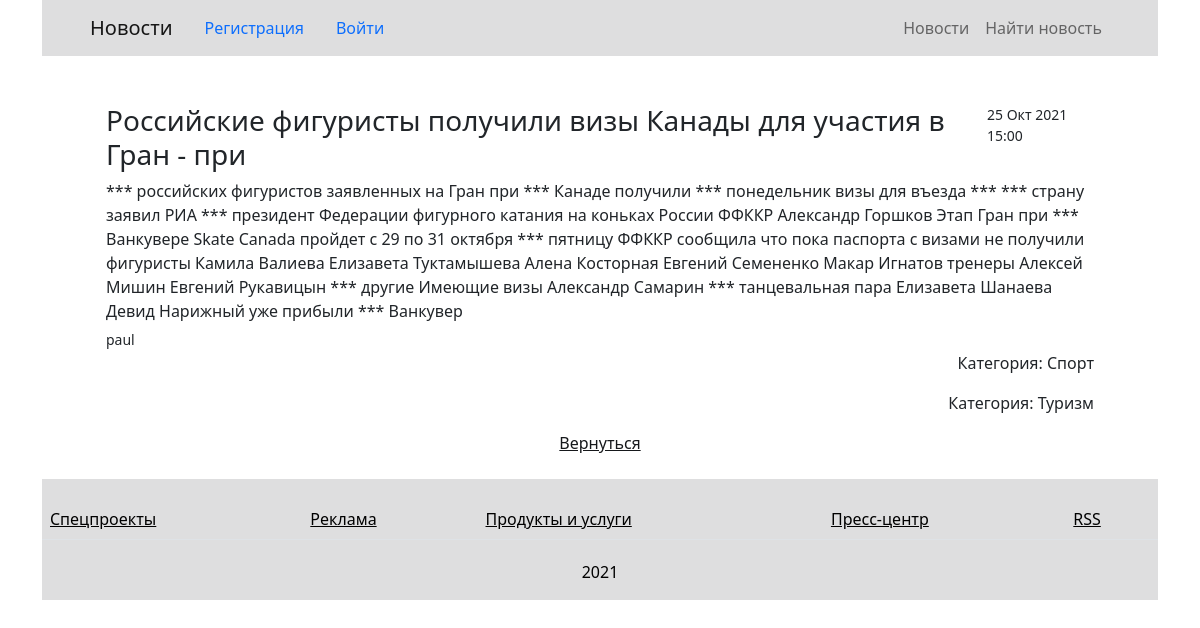
/news/3/, run on the app's committed database.
### news/models.py (models this page shows, shortened)
class Post(models.Model):
    CHOICE_NEWS_OR_ARTICLE = [(1, 'News'), (2, 'Article')]
    news_or_article = models.IntegerField(choices=CHOICE_NEWS_OR_ARTICLE) # choises- список или кортеж,первым хранит значение, хранимое в БД, второй отображается виджетом формы
    header = models.CharField(max_length=255) # Первичный ключ доступен только для чтения
    text = models.TextField()
    date_time = models.DateTimeField(auto_now_add=True)
    rating = models.IntegerField(default=0)
    author = models.ForeignKey('Author', on_delete=models.CASCADE)
    categories = models.ManyToManyField('Category', through='PostCategory')

class Author(models.Model):
    user = models.OneToOneField(User, on_delete=models.CASCADE) # содержит аргументы полей модели
    rating = models.IntegerField(default=0)

class Category(models.Model):
    name = models.CharField(unique=True, max_length=255)
    subscribers = models.ManyToManyField(User, blank=True, related_name='subscribers')
    def __str__(self):
        return f'{self.name}'

### news/views.py (the view)
# urls.py: path('<int:pk>/', PostDetailView.as_view(), name='post_detail'), # Детальная новость
class PostDetailView(DetailView):
    template_name = 'news/post_detail.html'
    queryset = Post.objects.all()

### news/templatetags/Censor.py (called while the page is built)
@register.filter(name='censor')
def censor(value, arg='*'):
    list_value = re.split(r'\W+', value) # создаем из строки список слов, который нужно будет проверить на цензуру
    for word in list_value:
        if word.lower() in profanity_list: # сравниваем каждое слово со списком нежелательных слов
            list_value[list_value.index(word)] = arg # если находится плохое слово, заменяем его значением,заданным в arg
        else:
            word
    return ' '.join(list_value) # возвращаем отредактированную строку

### news/templatetags/auth_extras.py (called while the page is built)
@register.filter(name='has_group')
def has_group(user, common):
    group = Group.objects.get(name=common)
    return True if group in user.groups.all() else False

### templates/news/post_detail.html (shortened to what this page needs)
{% extends 'flatpages/default.html' %}
{% load Censor %}
{% block content %}
<div class="container">
 <div class="list-group p-3">
    <div class="flex-column align-items-start active">
        <div class="d-flex w-100 justify-content-between">
            <h3 class="">{{ post.header }}</h3>
            <small>{{post.date_time|date:'d M Y H:i' }}</small>
        </div>
    <p class="mb-1">{{ post.text|censor:"***" }}</p>
    <small>{{ post.author.user }}</small>
    <div style="text-align: right;">
        {% for category in post.categories.all %}
            <p>Категория: {{ category }}</p>
        {% endfor %}
    </div>
    </div>
     <a style="color:#16181b; text-align: center" href="/news/search">Вернуться</a>
 </div>
</div>
{% endblock content %}

### data on the page
Post: header "Российские фигуристы получили визы Канады для участия в Гран - при", date_time "25 Окт 2021 15:00", text|censor "*** российских фигуристов заявленных на Гран при *** Канаде получили *** понедельник визы для въезда *** *** страну заявил РИА *** президент Федерации фигурного катания на коньках России ФФККР Александр Горшков Этап Гран при *** Ванкувере Skate Canada пройдет с 29 по 31 октября *** пятницу ФФККР сообщила что пока паспорта с визами не получили фигуристы Камила Валиева Елизавета Туктамышева Алена Косторная Евгений Семененко Макар Игнатов тренеры Алексей Мишин Евгений Рукавицын *** другие Имеющие визы Александр Самарин *** танцевальная пара Елизавета Шанаева Девид Нарижный уже прибыли *** Ванкувер", author.user "paul"
Category: name "Спорт"
Category: name "Туризм"
